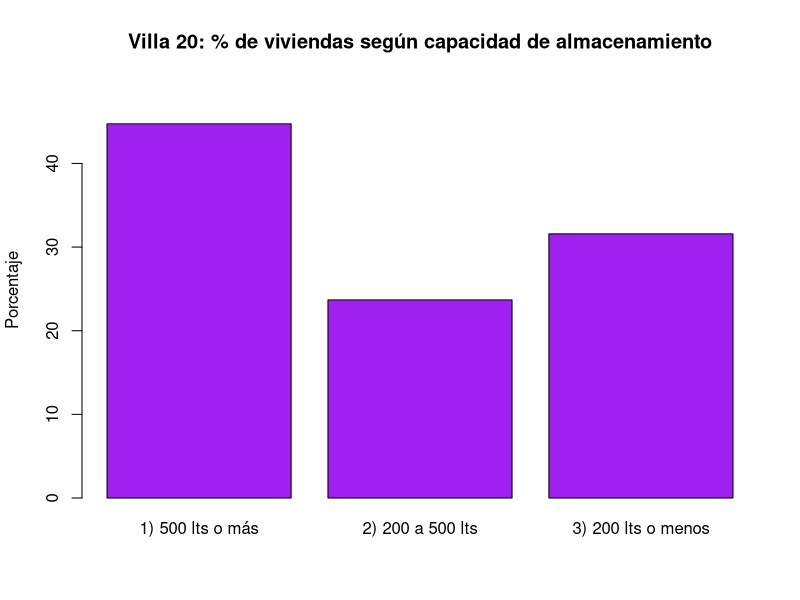
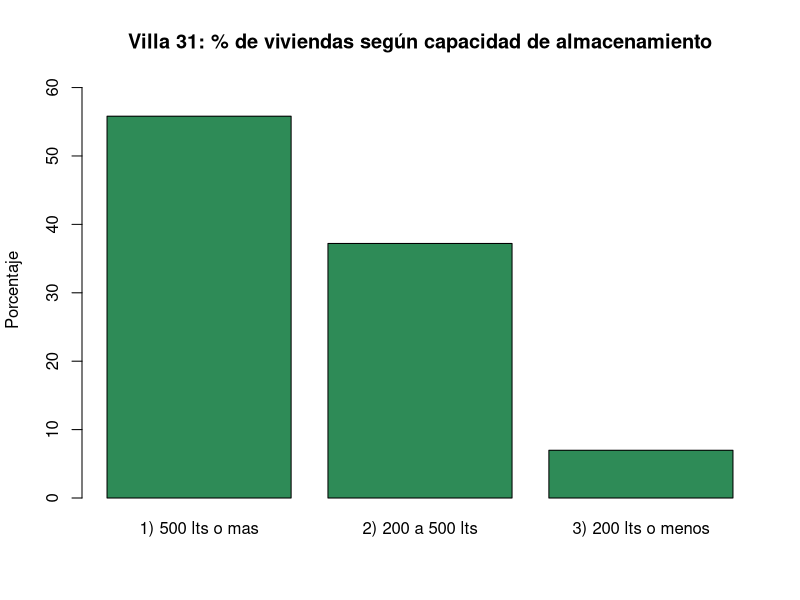
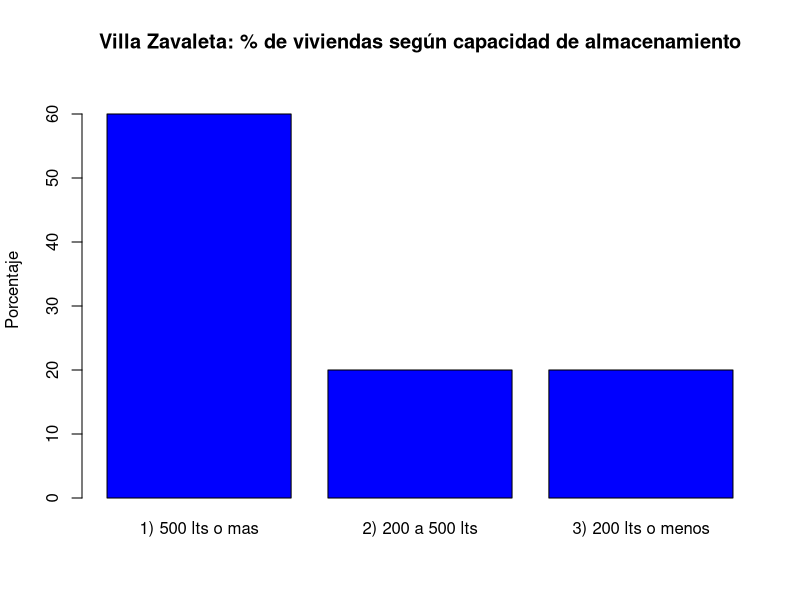

These charts were generated, in order, by the following R code:
#---------------- Sección 2.3-2.4 -------------------

tienen_tanqueV20 <- c("Sí","Sí","Sí","Sí","Sí","Sí","Sí","Sí","Sí","Sí","Sí","Sí","Sí","Sí","Sí","Sí","Sí","No","Sí","Sí","Sí","Sí","No","Sí","Sí","Sí","Sí","Sí","No","Sí","No","No","Sí","Sí","Sí","Sí","Sí","Sí","No","Sí","Sí","No","Sí","Sí","Sí","Sí","Sí","Sí","Sí","Sí","No","Sí","Sí","Sí","No","Sí","Sí","Sí","No","Sí","Sí","Sí","No","Sí","Sí","Sí","Sí","Sí","No","Sí","Sí","Sí","Sí","Sí","Sí","Sí","Sí","Sí","Sí","Sí","Sí","Sí","Sí","Sí","Sí","Sí","Sí","Sí")
tienen_tanqueV31 <- c("Sí","Sí","Sí","Sí","Sí","Sí","Sí","Sí","Sí","Sí","Sí","Sí","No","Sí","No","Sí","Sí","Sí","Sí","No","No","No","Sí","No","Sí","Sí","Sí","Sí","Sí","Sí","Sí","Sí","Sí","No","Sí","Sí","Sí","No","Sí","Sí","Sí","Sí","Sí","Sí","Sí","Sí","Sí","Sí","Sí","Sí","Sí","No","Sí","Sí","Sí","Sí","Sí","Sí","No","Sí","Sí","Sí","No","No","Sí","Sí","Sí","Sí","Sí","No","Sí","Sí","Sí","Sí","Sí","Sí","Sí","Sí","Sí","Sí","Sí","Sí","Sí","Sí","Sí","Sí","Sí","Sí","No","Sí","No","No","No","Sí","Sí","Sí","Sí","Sí","Sí","Sí","Sí","No","Sí","Sí","No","Sí","Sí")
tienen_tanqueVZ <- c("No","No","No","No","No","No","No","No","No","No","No","No","No","No","No","No","No","No","No","No","No","No","Sí","No","No","No","No","No","No","No","No","No","Sí","No","No","No","No","Sí","Sí","Sí")

tabla.V20 <- table(tienen_tanqueV20)
tabla.V31 <- table(tienen_tanqueV31)
tabla.VZ <- table(tienen_tanqueVZ)

porcentajeV20 <- round(tabla.V20 / sum(tabla.V20) * 100, 3)
porcentajeV31 <- round(tabla.V31 / sum(tabla.V31) * 100, 3)
porcentajeVZ <- round(tabla.VZ / sum(tabla.VZ) * 100, 3)

print(paste("Villa 20: Porcentaje de viviendas con almacenamiento de agua: ",porcentajeV20[2]))
print(paste("Villa 31: Porcentaje de viviendas con almacenamiento de agua: ",porcentajeV31[2]))
print(paste("Villa zavaleta :Porcentaje de viviendas con almacenamiento de agua: ",porcentajeVZ[2]))

litrosV20 <- c("1) 500 lts o más","1) 500 lts o más","2) 200 a 500 lts","2) 200 a 500 lts","3) 200 lts o menos","1) 500 lts o más","3) 200 lts o menos","1) 500 lts o más","1) 500 lts o más","1) 500 lts o más","1) 500 lts o más","1) 500 lts o más","1) 500 lts o más","1) 500 lts o más","2) 200 a 500 lts","2) 200 a 500 lts","3) 200 lts o menos","3) 200 lts o menos","3) 200 lts o menos","1) 500 lts o más","3) 200 lts o menos","1) 500 lts o más","2) 200 a 500 lts","3) 200 lts o menos","2) 200 a 500 lts","1) 500 lts o más","1) 500 lts o más","1) 500 lts o más","2) 200 a 500 lts","3) 200 lts o menos","1) 500 lts o más","3) 200 lts o menos","1) 500 lts o más","3) 200 lts o menos","1) 500 lts o más","2) 200 a 500 lts","1) 500 lts o más","1) 500 lts o más","2) 200 a 500 lts","1) 500 lts o más","2) 200 a 500 lts","3) 200 lts o menos","3) 200 lts o menos","2) 200 a 500 lts","2) 200 a 500 lts","2) 200 a 500 lts","3) 200 lts o menos","2) 200 a 500 lts","1) 500 lts o más","3) 200 lts o menos","3) 200 lts o menos","2) 200 a 500 lts","1) 500 lts o más","1) 500 lts o más","3) 200 lts o menos","2) 200 a 500 lts","1) 500 lts o más","1) 500 lts o más","1) 500 lts o más","3) 200 lts o menos","3) 200 lts o menos","3) 200 lts o menos","1) 500 lts o más","1) 500 lts o más","3) 200 lts o menos","1) 500 lts o más","1) 500 lts o más","1) 500 lts o más","3) 200 lts o menos","3) 200 lts o menos","1) 500 lts o más","1) 500 lts o más","2) 200 a 500 lts","2) 200 a 500 lts","3) 200 lts o menos","3) 200 lts o menos")
litrosV31 <- c("1) 500 lts o mas","1) 500 lts o mas","1) 500 lts o mas","1) 500 lts o mas","1) 500 lts o mas","1) 500 lts o mas","2) 200 a 500 lts","1) 500 lts o mas","1) 500 lts o mas","1) 500 lts o mas","1) 500 lts o mas","1) 500 lts o mas","1) 500 lts o mas","1) 500 lts o mas","1) 500 lts o mas","1) 500 lts o mas","2) 200 a 500 lts","1) 500 lts o mas","1) 500 lts o mas","1) 500 lts o mas","1) 500 lts o mas","1) 500 lts o mas","1) 500 lts o mas","1) 500 lts o mas","2) 200 a 500 lts","2) 200 a 500 lts","1) 500 lts o mas","1) 500 lts o mas","1) 500 lts o mas","1) 500 lts o mas","1) 500 lts o mas","1) 500 lts o mas","1) 500 lts o mas","1) 500 lts o mas","1) 500 lts o mas","1) 500 lts o mas","1) 500 lts o mas","1) 500 lts o mas","1) 500 lts o mas","1) 500 lts o mas","1) 500 lts o mas","1) 500 lts o mas","2) 200 a 500 lts","2) 200 a 500 lts","2) 200 a 500 lts","2) 200 a 500 lts","2) 200 a 500 lts","2) 200 a 500 lts","2) 200 a 500 lts","2) 200 a 500 lts","1) 500 lts o mas","2) 200 a 500 lts","2) 200 a 500 lts","2) 200 a 500 lts","1) 500 lts o mas","3) 200 lts o menos","3) 200 lts o menos","1) 500 lts o mas","1) 500 lts o mas","3) 200 lts o menos","2) 200 a 500 lts","2) 200 a 500 lts","2) 200 a 500 lts","2) 200 a 500 lts","2) 200 a 500 lts","1) 500 lts o mas","3) 200 lts o menos","1) 500 lts o mas","3) 200 lts o menos","2) 200 a 500 lts","1) 500 lts o mas","2) 200 a 500 lts","2) 200 a 500 lts","1) 500 lts o mas","2) 200 a 500 lts","1) 500 lts o mas","2) 200 a 500 lts","2) 200 a 500 lts","2) 200 a 500 lts","3) 200 lts o menos","2) 200 a 500 lts","2) 200 a 500 lts","2) 200 a 500 lts","1) 500 lts o mas","2) 200 a 500 lts","2) 200 a 500 lts")
litrosVZ <- c("1) 500 lts o mas","1) 500 lts o mas","3) 200 lts o menos","1) 500 lts o mas","2) 200 a 500 lts")

# Convertir a factor (asegura orden y niveles)
factorV20 <- factor(litrosV20)
factorV31 <- factor(litrosV31)
factorVZ <- factor(litrosVZ)

# Tablas y porcentajes
tablaLitrosV20 <- prop.table(table(factorV20)) * 100
tablaLitrosV31 <- prop.table(table(factorV31)) * 100
tablaLitrosVZ  <- prop.table(table(factorVZ)) * 100

# Gráficos de barras con porcentajes
barplot(tablaLitrosV20, main="Villa 20: % de viviendas según capacidad de almacenamiento",
        ylab="Porcentaje", col="purple", ylim=c(0, max(tablaLitrosV20) + 5))

barplot(tablaLitrosV31, main="Villa 31: % de viviendas según capacidad de almacenamiento",
        ylab="Porcentaje", col="seagreen", ylim=c(0, max(tablaLitrosV31) + 5))

barplot(tablaLitrosVZ, main="Villa Zavaleta: % de viviendas según capacidad de almacenamiento",
        ylab="Porcentaje", col="blue", ylim=c(0, max(tablaLitrosVZ) + 5))